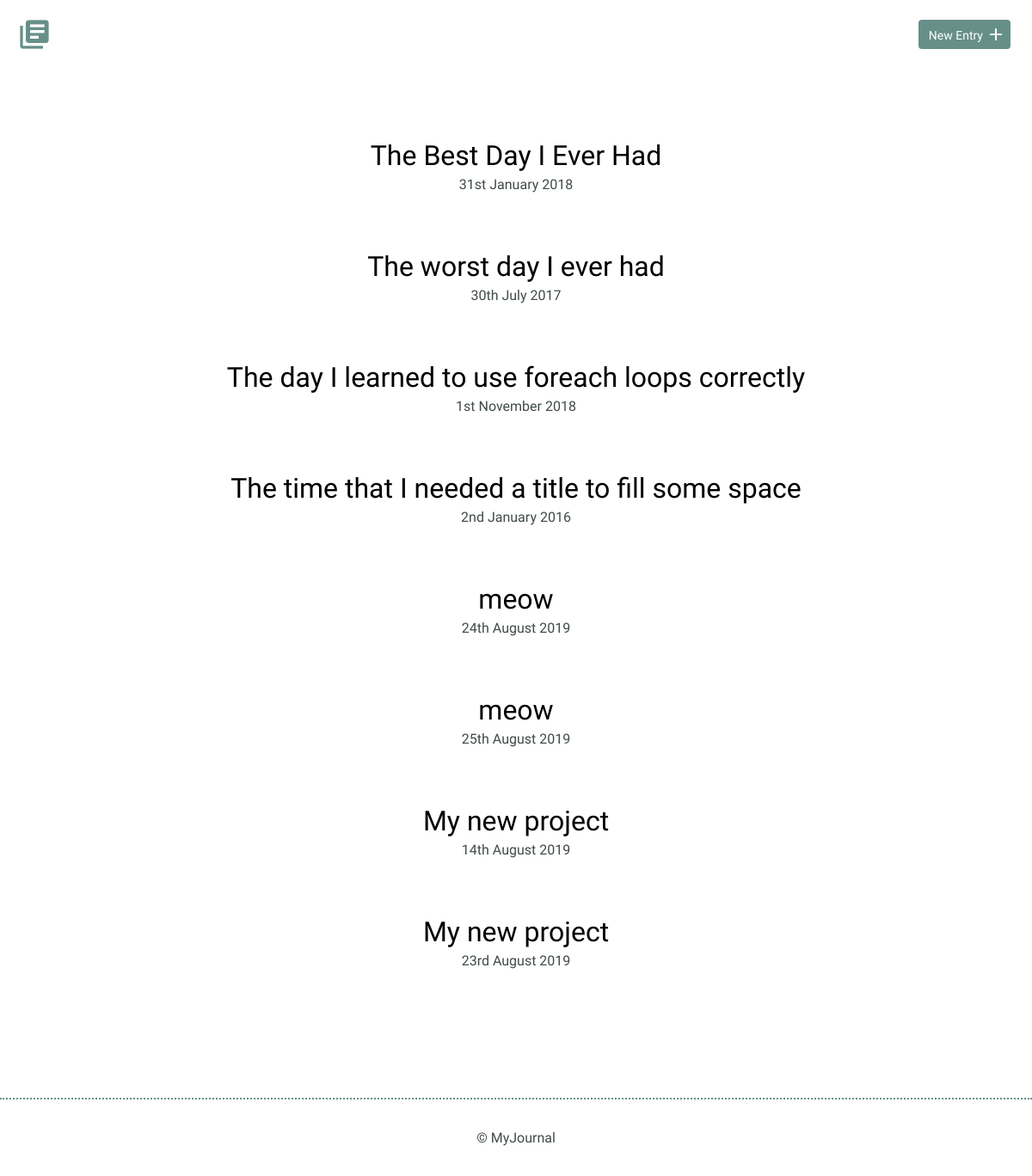
Before: / with the older database file.
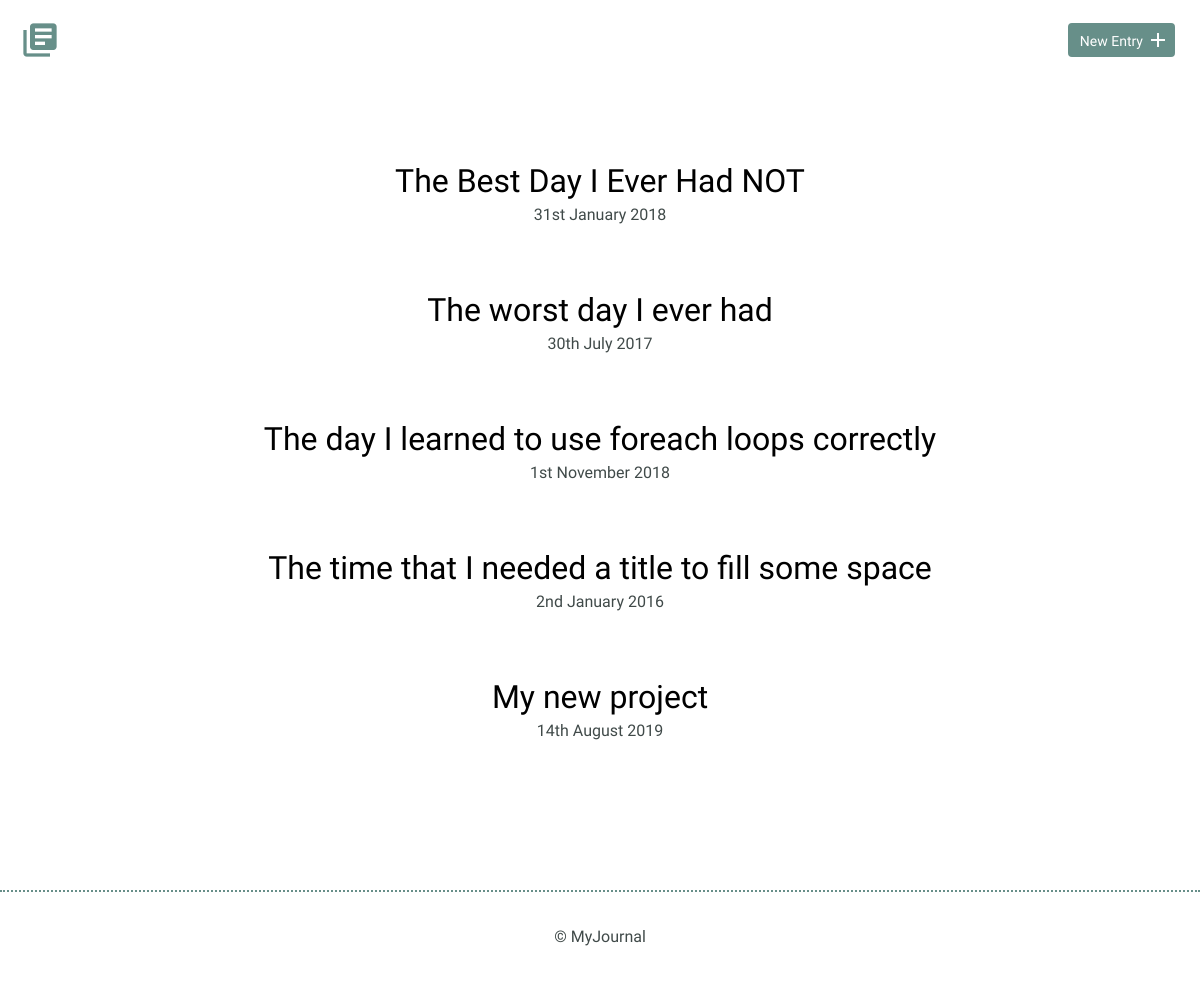
After: the same page with the newer database file.
### tables this page shows
CREATE TABLE "entries" (
	`id`	INTEGER,
	`title`	TEXT,
	`date`	TEXT,
	`time_spent`	INTEGER,
	`learned`	BLOB,
	`resources`	BLOB,
	PRIMARY KEY(`id`)
);

### index.php (the view)
<?php
include("inc/header.php");
try {
    $results = $db->query(
        "SELECT * FROM entries"
    );
} catch (Exception $e) {
    echo $e->getMessage();
    die();
}
$entries = $results->fetchAll(PDO::FETCH_ASSOC);
?>
<section>
    <div class="container">
        <div class="entry-list">
            <?php
            foreach ($entries as $entry) {
                $date = new DateTime($entry['date']);
                echo '
                <article>
                    <h2>
                    <a href="detail.php?id=' . $entry['id'] . '">'
                    . $entry['title'] . '</a>
                    </h2>
                    <time datetime="' . $entry['date'] . '">'
                    . $date->format('jS F Y') .
                    '</time>
                </article>
                ';
            }
            ?>
        </div>
    </div>
</section>
<?php
include("inc/footer.php");
?>

### inc/header.php (shortened to what this page needs)
<!DOCTYPE html>
<html>
<head>
    <link rel="stylesheet" href="css/normalize.css">
    <link rel="stylesheet" href="css/site.css">
</head>
<body>
    <header>
        <div class="container">
            <div class="site-header">
                <a class="logo" href="index.php"><i class="material-icons">library_books</i></a>
                <a class="button icon-right" href="new.php"><span>New Entry</span> <i class="material-icons">add</i></a>
            </div>
        </div>
    </header>

### inc/footer.php
<footer>
    <div>
        &copy; MyJournal
    </div>
</footer>
</body>
</html>

### css/site.css (style rules this page uses)
body { font-size: 16px; color: #404a49; font-family: "Cousine", serif; font-weight: 400; }
.container { margin: 0 auto; padding: 0 25px; }
header .site-header { margin: 0 auto; height: 95px; }
header .logo i { color: #678f89; margin: 20px 0 0 -5px; float: left; font-size: 40px; }
header .button { float: right; margin: 33px 0 0 0; }
footer { text-align: center; padding: 35px 0; border-top: 2px dotted #678f89; }
.button { padding: 8px 10px 6px 10px; background: #678f89; border: 2px solid #678f89; border-radius: 4px; text-decoration: none; color: #fff; position: relative; text-align: center; font-size: 14px; }
.button.icon-right { padding-right: 30px; top: -10px; }
.button.icon-right i { position: absolute; top: 3px; right: 3px; }
h1, h2, h3 { margin: 0; font-weight: 400; line-height: 1em; color: #000; }
h2 { font-size: 32px; }
h2 a { text-decoration: none; color: #000; }
.entry-list, .edit-entry, .new-entry { max-width: 800px; margin: 0 auto; padding: 70px 0 150px 0; }
.entry-list article { margin-bottom: 70px; text-align: center; }
.entry-list article:last-child { margin-bottom: 0; }
.entry-list article h2 { margin-bottom: 8px; }

Changed rows visible on the page:
removed entries: title "meow", date "24th August 2019"
removed entries: title "meow", date "25th August 2019"
removed entries: title "My new project", date "23rd August 2019"
changed entries: title "The Best Day I Ever Had" → "The Best Day I Ever Had NOT"
